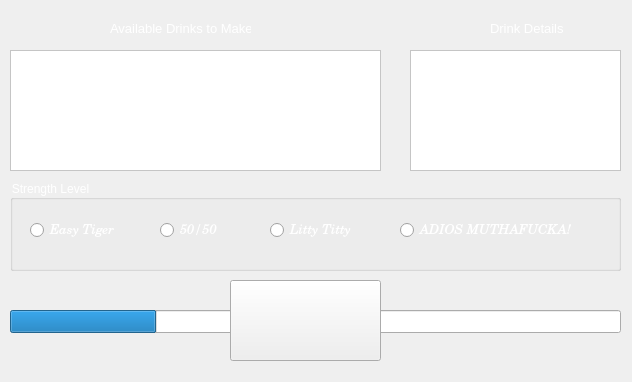
<?xml version="1.0" encoding="UTF-8"?>
<ui version="4.0">
 <class>PremadeDrinksWidget</class>
 <widget class="QWidget" name="PremadeDrinksWidget">
  <property name="geometry">
   <rect>
    <x>0</x>
    <y>0</y>
    <width>632</width>
    <height>382</height>
   </rect>
  </property>
  <property name="windowTitle">
   <string>Premade Drinks</string>
  </property>
  <property name="styleSheet">
   <string notr="true">QLabel{
color: rgb(255, 255, 255);
}

QListView{
color: rgb(0, 0, 0);
background-color: rgb(255, 255, 255);
}

QTextBrowser{
color: rgb(0, 0, 0);
background-color: rgb(255, 255, 255);
}

QPushButton{
background-image: url(:/images/images/make-drink-icon.svg);
}
QPushButton:pressed {
    border-style: inset;
    background: qradialgradient(
        cx: 0.4, cy: -0.1, fx: 0.4, fy: -0.1,
        radius: 1.35, stop: 0, stop: 1
        );
    }</string>
  </property>
  <widget class="QLabel" name="premadeDrinkListLabel">
   <property name="geometry">
    <rect>
     <x>110</x>
     <y>20</y>
     <width>141</width>
     <height>16</height>
    </rect>
   </property>
   <property name="font">
    <font>
     <family>Tahoma</family>
     <pointsize>10</pointsize>
    </font>
   </property>
   <property name="text">
    <string>Available Drinks to Make</string>
   </property>
  </widget>
  <widget class="QLabel" name="premadeDrinkDetailsLabel">
   <property name="geometry">
    <rect>
     <x>490</x>
     <y>20</y>
     <width>81</width>
     <height>16</height>
    </rect>
   </property>
   <property name="font">
    <font>
     <family>Tahoma</family>
     <pointsize>10</pointsize>
    </font>
   </property>
   <property name="text">
    <string>Drink Details</string>
   </property>
  </widget>
  <widget class="QTextBrowser" name="premadeDrinkDetailsTextBrowser">
   <property name="geometry">
    <rect>
     <x>410</x>
     <y>50</y>
     <width>211</width>
     <height>121</height>
    </rect>
   </property>
   <property name="font">
    <font>
     <pointsize>12</pointsize>
    </font>
   </property>
  </widget>
  <widget class="QProgressBar" name="premadeDrinkProgressBar">
   <property name="enabled">
    <bool>true</bool>
   </property>
   <property name="geometry">
    <rect>
     <x>10</x>
     <y>310</y>
     <width>611</width>
     <height>23</height>
    </rect>
   </property>
   <property name="styleSheet">
    <string notr="true">color: rgb(255, 255, 255);</string>
   </property>
   <property name="value">
    <number>24</number>
   </property>
  </widget>
  <widget class="QListWidget" name="premadeDrinksList">
   <property name="geometry">
    <rect>
     <x>10</x>
     <y>50</y>
     <width>371</width>
     <height>121</height>
    </rect>
   </property>
   <property name="font">
    <font>
     <pointsize>11</pointsize>
     <weight>75</weight>
     <bold>true</bold>
    </font>
   </property>
  </widget>
  <widget class="QGroupBox" name="strengthLevelGroupBox">
   <property name="geometry">
    <rect>
     <x>10</x>
     <y>180</y>
     <width>611</width>
     <height>91</height>
    </rect>
   </property>
   <property name="autoFillBackground">
    <bool>false</bool>
   </property>
   <property name="styleSheet">
    <string notr="true">QGroupBox{
color: rgb(255, 255, 255);
}

QRadioButton{
font: italic 10pt &quot;Century Schoolbook&quot;;
color: rgb(255, 255, 255)
}

QRadioButton:indicator:unchecked{
image: url(:/images/images/radio-unchecked.svg);
}

QRadioButton:indicator:checked{
image: url(:/images/images/radio-checked.svg);
}</string>
   </property>
   <property name="title">
    <string>Strength Level</string>
   </property>
   <property name="checkable">
    <bool>false</bool>
   </property>
   <property name="checked">
    <bool>false</bool>
   </property>
   <widget class="QRadioButton" name="fiftyFiftyStrengthLevel">
    <property name="enabled">
     <bool>true</bool>
    </property>
    <property name="geometry">
     <rect>
      <x>150</x>
      <y>40</y>
      <width>82</width>
      <height>21</height>
     </rect>
    </property>
    <property name="font">
     <font>
      <family>Century Schoolbook</family>
      <pointsize>10</pointsize>
      <weight>50</weight>
      <italic>true</italic>
      <bold>false</bold>
     </font>
    </property>
    <property name="styleSheet">
     <string notr="true"/>
    </property>
    <property name="text">
     <string>50/50</string>
    </property>
   </widget>
   <widget class="QRadioButton" name="easyTigerStrengthLevel">
    <property name="enabled">
     <bool>true</bool>
    </property>
    <property name="geometry">
     <rect>
      <x>20</x>
      <y>40</y>
      <width>101</width>
      <height>21</height>
     </rect>
    </property>
    <property name="font">
     <font>
      <family>Century Schoolbook</family>
      <pointsize>10</pointsize>
      <weight>50</weight>
      <italic>true</italic>
      <bold>false</bold>
     </font>
    </property>
    <property name="styleSheet">
     <string notr="true"/>
    </property>
    <property name="text">
     <string>Easy Tiger</string>
    </property>
   </widget>
   <widget class="QRadioButton" name="littyTittyStrengthLevel">
    <property name="enabled">
     <bool>true</bool>
    </property>
    <property name="geometry">
     <rect>
      <x>260</x>
      <y>40</y>
      <width>111</width>
      <height>21</height>
     </rect>
    </property>
    <property name="font">
     <font>
      <family>Century Schoolbook</family>
      <pointsize>10</pointsize>
      <weight>50</weight>
      <italic>true</italic>
      <bold>false</bold>
     </font>
    </property>
    <property name="styleSheet">
     <string notr="true"/>
    </property>
    <property name="text">
     <string>Litty Titty</string>
    </property>
   </widget>
   <widget class="QRadioButton" name="adioMfStrengthLevel">
    <property name="enabled">
     <bool>true</bool>
    </property>
    <property name="geometry">
     <rect>
      <x>390</x>
      <y>40</y>
      <width>191</width>
      <height>21</height>
     </rect>
    </property>
    <property name="font">
     <font>
      <family>Century Schoolbook</family>
      <pointsize>10</pointsize>
      <weight>50</weight>
      <italic>true</italic>
      <bold>false</bold>
     </font>
    </property>
    <property name="styleSheet">
     <string notr="true"/>
    </property>
    <property name="text">
     <string>ADIOS MUTHAFUCKA!</string>
    </property>
   </widget>
  </widget>
  <widget class="QPushButton" name="makePremadeDrinkButton">
   <property name="geometry">
    <rect>
     <x>230</x>
     <y>280</y>
     <width>151</width>
     <height>81</height>
    </rect>
   </property>
   <property name="sizePolicy">
    <sizepolicy hsizetype="Preferred" vsizetype="Preferred">
     <horstretch>0</horstretch>
     <verstretch>0</verstretch>
    </sizepolicy>
   </property>
   <property name="maximumSize">
    <size>
     <width>160000</width>
     <height>160000</height>
    </size>
   </property>
   <property name="styleSheet">
    <string notr="true"/>
   </property>
   <property name="text">
    <string/>
   </property>
  </widget>
 </widget>
 <resources>
  <include location="premadeDrinksWidgetResource.qrc"/>
 </resources>
 <connections/>
</ui>
